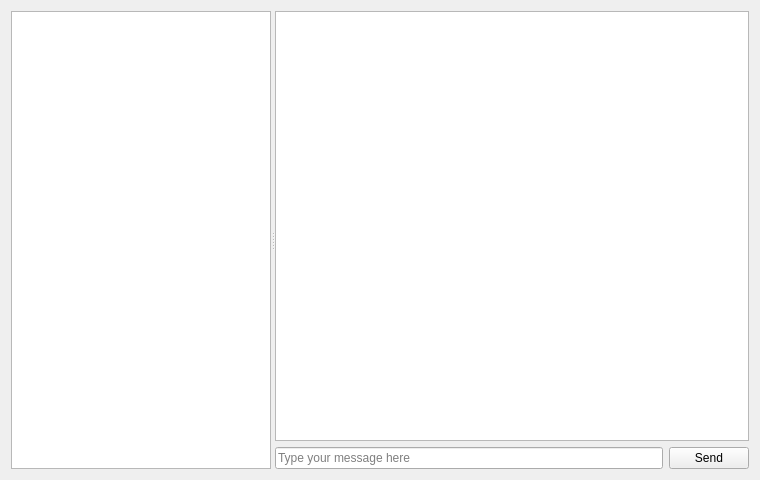
<?xml version="1.0" encoding="UTF-8"?>
<ui version="4.0">
 <class>ChatMasterWindow</class>
 <widget class="QWidget" name="ChatMasterWindow">
  <property name="geometry">
   <rect>
    <x>0</x>
    <y>0</y>
    <width>760</width>
    <height>480</height>
   </rect>
  </property>
  <property name="windowTitle">
   <string>Chat</string>
  </property>
  <layout class="QVBoxLayout" name="verticalLayout">
   <item>
    <widget class="QSplitter" name="splitter">
     <property name="orientation">
      <enum>Qt::Horizontal</enum>
     </property>
     <property name="childrenCollapsible">
      <bool>false</bool>
     </property>
     <widget class="QTreeWidget" name="computerTree">
      <property name="maximumSize">
       <size>
        <width>260</width>
        <height>16777215</height>
       </size>
      </property>
      <property name="headerHidden">
       <bool>true</bool>
      </property>
      <column>
       <property name="text">
        <string notr="true"/>
       </property>
      </column>
     </widget>
     <widget class="QWidget" name="chatPane">
      <layout class="QVBoxLayout" name="chatPaneLayout">
       <property name="leftMargin">
        <number>0</number>
       </property>
       <property name="topMargin">
        <number>0</number>
       </property>
       <property name="rightMargin">
        <number>0</number>
       </property>
       <property name="bottomMargin">
        <number>0</number>
       </property>
       <item>
        <widget class="QTextBrowser" name="chatView"/>
       </item>
       <item>
        <layout class="QHBoxLayout" name="inputLayout">
         <item>
          <widget class="QLineEdit" name="messageEdit">
           <property name="placeholderText">
            <string>Type your message here</string>
           </property>
          </widget>
         </item>
         <item>
          <widget class="QPushButton" name="sendButton">
           <property name="text">
            <string>Send</string>
           </property>
          </widget>
         </item>
        </layout>
       </item>
      </layout>
     </widget>
    </widget>
   </item>
  </layout>
 </widget>
 <resources/>
 <connections/>
</ui>
